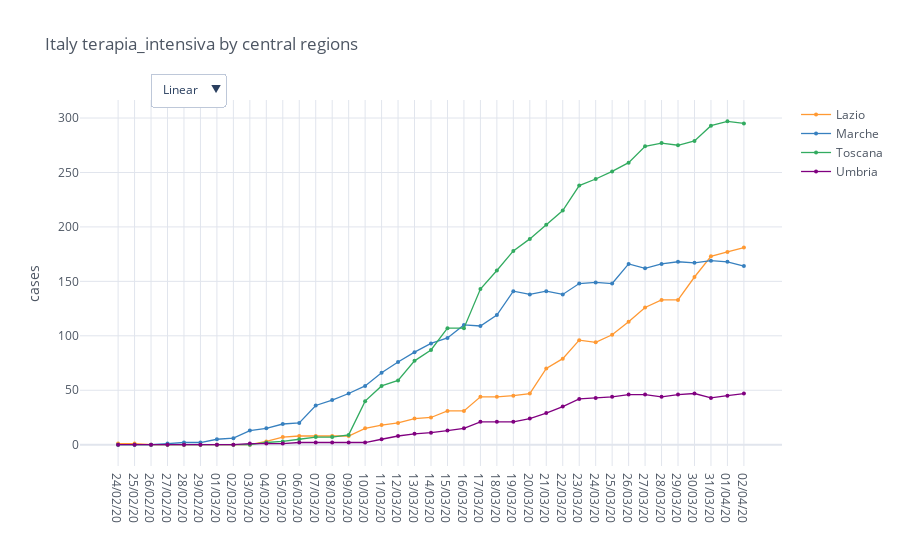

Write notebook code for a chart like this one.
### Code cell
regions = io.italy_load_regions(io.italy_central_regions)
total_cases = io.italy_regions_filter_by_category(regions, category)

mpl.iplot_comparative_plot(total_cases, title='Italy ' + category + ' by central regions')

### Figure 1 — Plotly figure (JSON) as saved in the notebook; plotly's stock layout.template omitted (floating-point values rounded to 4 significant figures)
{"data": [{"line": {"color": "rgba(255, 153, 51, 1.0)", "dash": "solid", "shape": "linear", "width": 1.3}, "marker": {"size": 4, "symbol": "circle"}, "mode": "lines+markers", "name": "Lazio", "text": "", "type": "scatter", "x": ["24/02/20", "25/02/20", "26/02/20", "27/02/20", "28/02/20", "29/02/20", "01/03/20", "02/03/20", "03/03/20", "04/03/20", "05/03/20", "06/03/20", "07/03/20", "08/03/20", "09/03/20", "10/03/20", "11/03/20", "12/03/20", "13/03/20", "14/03/20", "15/03/20", "16/03/20", "17/03/20", "18/03/20", "19/03/20", "20/03/20", "21/03/20", "22/03/20", "23/03/20", "24/03/20", "25/03/20", "26/03/20", "27/03/20", "28/03/20", "29/03/20", "30/03/20", "31/03/20", "01/04/20", "02/04/20"], "y": [1, 1, 0, 0, 0, 0, 0, 0, 0, 3, 7, 8, 8, 8, 8, 15, 18, 20, 24, 25, 31, 31, 44, 44, 45, 47, 70, 79, 96, 94, 101, 113, 126, 133, 133, 154, 173, 177, 181]}, {"line": {"color": "rgba(55, 128, 191, 1.0)", "dash": "solid", "shape": "linear", "width": 1.3}, "marker": {"size": 4, "symbol": "circle"}, "mode": "lines+markers", "name": "Marche", "text": "", "type": "scatter", "x": ["24/02/20", "25/02/20", "26/02/20", "27/02/20", "28/02/20", "29/02/20", "01/03/20", "02/03/20", "03/03/20", "04/03/20", "05/03/20", "06/03/20", "07/03/20", "08/03/20", "09/03/20", "10/03/20", "11/03/20", "12/03/20", "13/03/20", "14/03/20", "15/03/20", "16/03/20", "17/03/20", "18/03/20", "19/03/20", "20/03/20", "21/03/20", "22/03/20", "23/03/20", "24/03/20", "25/03/20", "26/03/20", "27/03/20", "28/03/20", "29/03/20", "30/03/20", "31/03/20", "01/04/20", "02/04/20"], "y": [0, 0, 0, 1, 2, 2, 5, 6, 13, 15, 19, 20, 36, 41, 47, 54, 66, 76, 85, 93, 98, 110, 109, 119, 141, 138, 141, 138, 148, 149, 148, 166, 162, 166, 168, 167, 169, 168, 164]}, {"line": {"color": "rgba(50, 171, 96, 1.0)", "dash": "solid", "shape": "linear", "width": 1.3}, "marker": {"size": 4, "symbol": "circle"}, "mode": "lines+markers", "name": "Toscana", "text": "", "type": "scatter", "x": ["24/02/20", "25/02/20", "26/02/20", "27/02/20", "28/02/20", "29/02/20", "01/03/20", "02/03/20", "03/03/20", "04/03/20", "05/03/20", "06/03/20", "07/03/20", "08/03/20", "09/03/20", "10/03/20", "11/03/20", "12/03/20", "13/03/20", "14/03/20", "15/03/20", "16/03/20", "17/03/20", "18/03/20", "19/03/20", "20/03/20", "21/03/20", "22/03/20", "23/03/20", "24/03/20", "25/03/20", "26/03/20", "27/03/20", "28/03/20", "29/03/20", "30/03/20", "31/03/20", "01/04/20", "02/04/20"], "y": [0, 0, 0, 0, 0, 0, 0, 0, 0, 2, 3, 5, 7, 7, 9, 40, 54, 59, 77, 87, 107, 107, 143, 160, 178, 189, 202, 215, 238, 244, 251, 259, 274, 277, 275, 279, 293, 297, 295]}, {"line": {"color": "rgba(128, 0, 128, 1.0)", "dash": "solid", "shape": "linear", "width": 1.3}, "marker": {"size": 4, "symbol": "circle"}, "mode": "lines+markers", "name": "Umbria", "text": "", "type": "scatter", "x": ["24/02/20", "25/02/20", "26/02/20", "27/02/20", "28/02/20", "29/02/20", "01/03/20", "02/03/20", "03/03/20", "04/03/20", "05/03/20", "06/03/20", "07/03/20", "08/03/20", "09/03/20", "10/03/20", "11/03/20", "12/03/20", "13/03/20", "14/03/20", "15/03/20", "16/03/20", "17/03/20", "18/03/20", "19/03/20", "20/03/20", "21/03/20", "22/03/20", "23/03/20", "24/03/20", "25/03/20", "26/03/20", "27/03/20", "28/03/20", "29/03/20", "30/03/20", "31/03/20", "01/04/20", "02/04/20"], "y": [0, 0, 0, 0, 0, 0, 0, 0, 1, 1, 1, 2, 2, 2, 2, 2, 5, 8, 10, 11, 13, 15, 21, 21, 21, 24, 29, 35, 42, 43, 44, 46, 46, 44, 46, 47, 43, 45, 47]}], "layout": {"legend": {"bgcolor": "#FFFFFF", "font": {"color": "#4D5663"}}, "paper_bgcolor": "#FFFFFF", "plot_bgcolor": "#FFFFFF", "title": {"font": {"color": "#4D5663"}, "text": "Italy terapia_intensiva by central regions"}, "updatemenus": [{"buttons": [{"args": [{"yaxis.type": "linear"}], "label": "Linear", "method": "relayout"}, {"args": [{"yaxis.type": "log"}], "label": "Log", "method": "relayout"}], "direction": "down", "pad": {"r": 10, "t": 10}, "showactive": true, "x": 0.1, "xanchor": "left", "y": 1.1, "yanchor": "top"}], "xaxis": {"gridcolor": "#E1E5ED", "showgrid": true, "tickfont": {"color": "#4D5663"}, "title": {"font": {"color": "#4D5663"}, "text": ""}, "zerolinecolor": "#E1E5ED"}, "yaxis": {"gridcolor": "#E1E5ED", "showgrid": true, "tickfont": {"color": "#4D5663"}, "title": {"font": {"color": "#4D5663"}, "text": "cases"}, "zerolinecolor": "#E1E5ED"}}}
